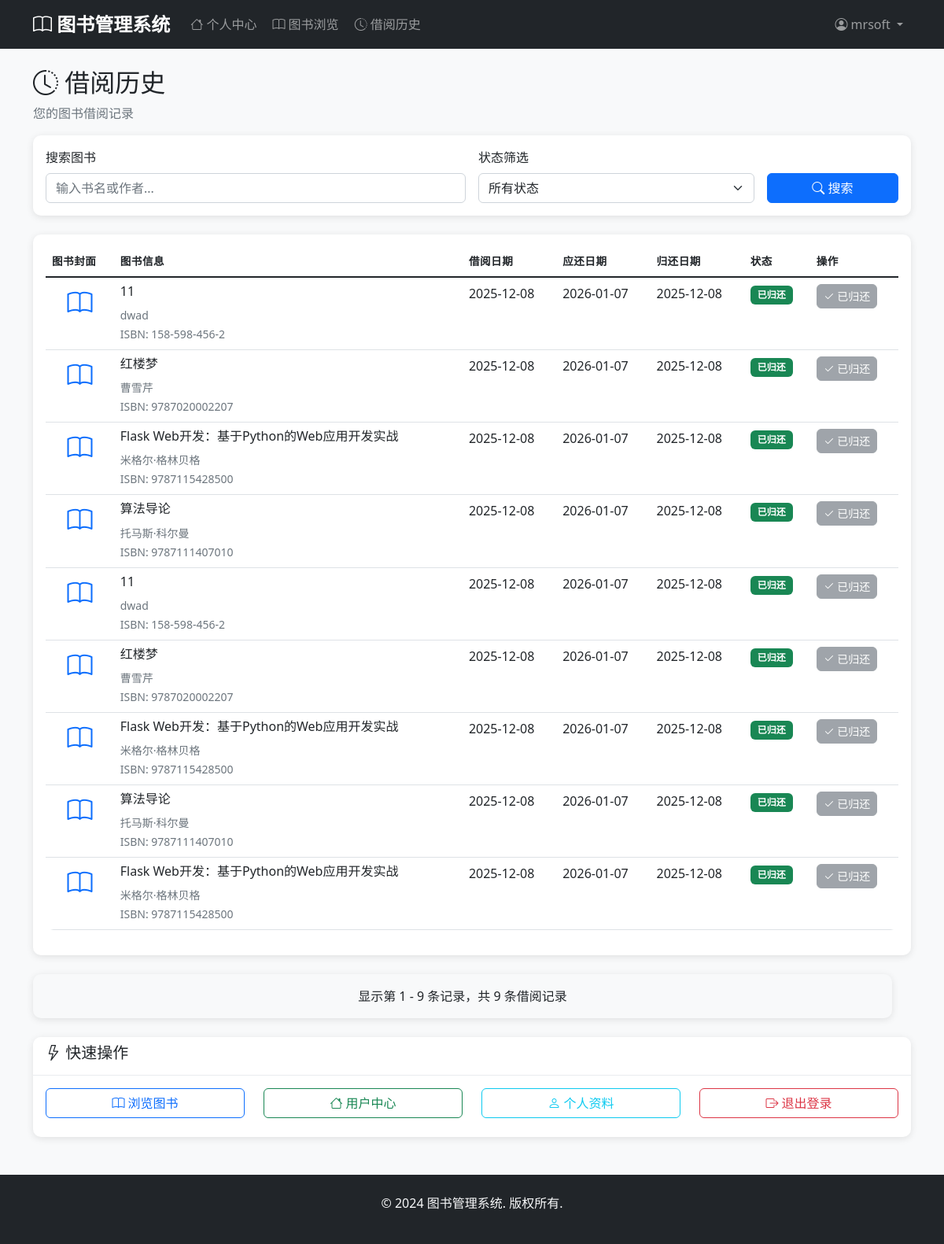
Before: /user/borrow-history (signed in) with the older database file.
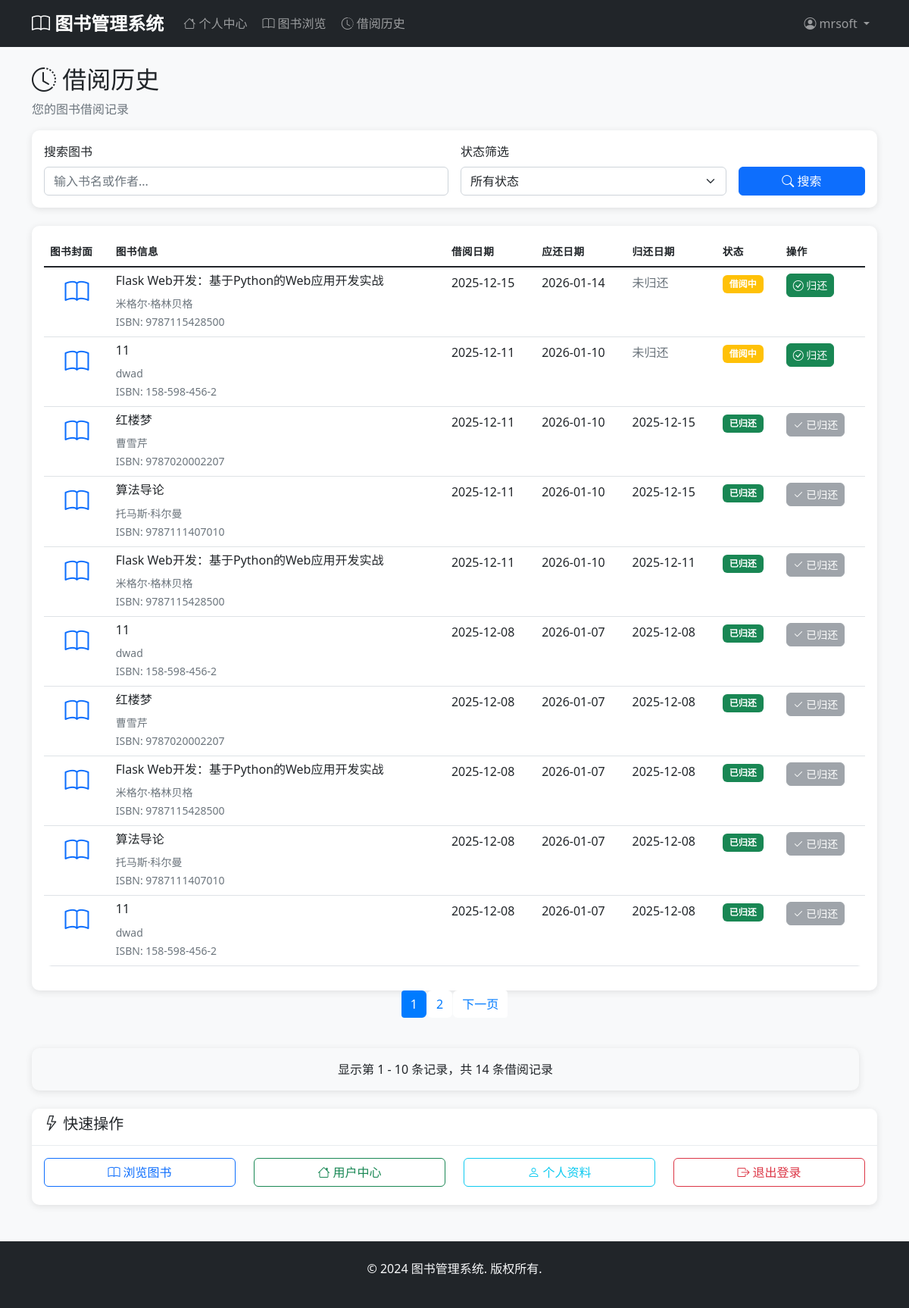
After: the same page with the newer database file.
### models.py (models this page shows, shortened)
class BorrowRecord(db.Model):
    __tablename__ = 'borrow_records'
    id = db.Column(db.Integer, primary_key=True)
    user_id = db.Column(db.Integer, db.ForeignKey('users.id'), nullable=False)
    book_id = db.Column(db.Integer, db.ForeignKey('books.id'), nullable=False)
    borrow_date = db.Column(db.DateTime, default=datetime.utcnow)
    due_date = db.Column(db.DateTime, nullable=False)
    return_date = db.Column(db.DateTime)
    status = db.Column(db.String(20), default='borrowed')  # borrowed, returned, overdue
    created_at = db.Column(db.DateTime, default=datetime.utcnow)
    def is_overdue(self):
        if self.return_date:
            return False
        return datetime.utcnow() > self.due_date

class Book(db.Model):
    __tablename__ = 'books'
    id = db.Column(db.Integer, primary_key=True)
    title = db.Column(db.String(200), nullable=False)
    author = db.Column(db.String(100), nullable=False)
    isbn = db.Column(db.String(20), unique=True, nullable=False)
    publisher = db.Column(db.String(100))
    publication_date = db.Column(db.Date)
    quantity = db.Column(db.Integer, default=1)
    available_quantity = db.Column(db.Integer, default=1)
    description = db.Column(db.Text)
    category_id = db.Column(db.Integer, db.ForeignKey('categories.id'), nullable=False)
    created_at = db.Column(db.DateTime, default=datetime.utcnow)
    updated_at = db.Column(db.DateTime, default=datetime.utcnow, onupdate=datetime.utcnow)
    borrow_records = db.relationship('BorrowRecord', backref='book', lazy=True)

### app.py (the view)
@app.route('/user/borrow-history')
@login_required
def borrow_history():
    if isinstance(current_user, Admin):
        abort(403)
    page = request.args.get('page', 1, type=int)
    search = request.args.get('search', '')
    status = request.args.get('status', '')
    query = BorrowRecord.query.filter_by(user_id=current_user.id)
    if search:
        query = query.join(Book).filter(
            Book.title.contains(search) | Book.author.contains(search)
        )
    if status == 'borrowed':
        query = query.filter_by(status='borrowed')
    elif status == 'returned':
        query = query.filter_by(status='returned')
    elif status == 'overdue':
        query = query.filter(
            BorrowRecord.status == 'borrowed',
            BorrowRecord.due_date < datetime.utcnow()
        )
    records = query.order_by(BorrowRecord.created_at.desc()).paginate(
        page=page, per_page=10, error_out=False
    )
    return render_template('user/borrow_history.html',
                         records=records,
                         search=search,
                         status=status)

### app.py (called while the page is built)
@login_manager.user_loader
def load_user(user_id):
    try:
        user_id = int(user_id)
        admin = Admin.query.get(user_id)
        if admin:
            return admin
        user = User.query.get(user_id)
        return user
    except (ValueError, TypeError):
        return None

### templates/user/borrow_history.html (shortened to what the changed rows need)
{% extends "base.html" %}
{% block content %}
<div class="row">
    <div class="col-12">
        <h2><i class="bi bi-clock-history"></i> 借阅历史</h2>
    </div>
</div>
<div class="row">
    {% if records.items %}
        <div class="col-12">
            <div class="card">
                <div class="card-body">
                    <div class="table-responsive">
                        <table class="table table-hover">
                            <thead>
                                <tr>
                                    <th>图书封面</th>
                                    <th>图书信息</th>
                                    <th>借阅日期</th>
                                    <th>应还日期</th>
                                    <th>归还日期</th>
                                    <th>状态</th>
                                    <th>操作</th>
                                </tr>
                            </thead>
                            <tbody>
                                {% for record in records.items %}
                                    <tr>
                                        <td class="text-center">
                                            <i class="bi bi-book text-primary" style="font-size: 2rem;"></i>
                                        </td>
                                        <td>
                                            <h6>{{ record.book.title }}</h6>
                                            <small class="text-muted">{{ record.book.author }}</small><br>
                                            <small class="text-muted">ISBN: {{ record.book.isbn }}</small>
                                        </td>
                                        <td>{{ record.borrow_date.strftime('%Y-%m-%d') }}</td>
                                        <td>{{ record.due_date.strftime('%Y-%m-%d') }}</td>
                                        <td>
                                            {% if record.return_date %}
                                                {{ record.return_date.strftime('%Y-%m-%d') }}
                                            {% else %}
                                                <span class="text-muted">未归还</span>
                                            {% endif %}
                                        </td>
                                        <td>
                                            {% if record.status == 'borrowed' %}
                                                {% if record.is_overdue() %}
                                                    <span class="badge bg-danger">已逾期</span>
                                                {% else %}
                                                    <span class="badge bg-warning">借阅中</span>
                                                {% endif %}
                                            {% elif record.status == 'returned' %}
                                                <span class="badge bg-success">已归还</span>
                                            {% endif %}
                                        </td>
                                        <td>
                                            {% if record.status == 'borrowed' %}
                                                <a href="{{ url_for('return_book', record_id=record.id) }}"
                                                   class="btn btn-sm btn-success"
                                                   onclick="return confirm('确定要归还《{{ record.book.title }}》吗？')">
                                                    <i class="bi bi-check-circle"></i> 归还
                                                </a>
                                            {% else %}
                                                <button class="btn btn-sm btn-secondary" disabled>
                                                    <i class="bi bi-check2"></i> 已归还
                                                </button>
                                            {% endif %}
                                        </td>
                                    </tr>
                                {% endfor %}
                            </tbody>
                        </table>
                    </div>
                </div>
            </div>
        </div>
        {% if records.pages > 1 %}
            <nav aria-label="借阅记录分页">
                <ul class="pagination justify-content-center">
                    {% for page_num in records.iter_pages() %}
                        {% if page_num %}
                            {% if page_num != records.page %}
                                <li class="page-item">
                                    <a class="page-link" href="{{ url_for('borrow_history', page=page_num, search=search, status=status) }}">
                                        {{ page_num }}
                                    </a>
                                </li>
                            {% else %}
                                <li class="page-item active">
                                    <span class="page-link">{{ page_num }}</span>
                                </li>
                            {% endif %}
                        {% else %}
                            <li class="page-item disabled">
                                <span class="page-link">...</span>
                            </li>
                        {% endif %}
                    {% endfor %}
                    {% if records.has_next %}
                        <li class="page-item">
                            <a class="page-link" href="{{ url_for('borrow_history', page=records.next_num, search=search, status=status) }}">
                                下一页
                            </a>
                        </li>
                    {% endif %}
                </ul>
            </nav>
        {% endif %}
        <div class="row mt-4">
            <div class="col-12">
                <div class="card bg-light">
                    <div class="card-body text-center">
                        <p class="mb-0">
                            显示第 {{ (records.page - 1) * records.per_page + 1 }} -
                            {{ records.page * records.per_page if records.page * records.per_page < records.total else records.total }}
                            条记录，共 {{ records.total }} 条借阅记录
                        </p>
                    </div>
                </div>
            </div>
        </div>
    {% endif %}
</div>
{% endblock %}

Changed rows visible on the page:
no longer on this page (row unchanged): BorrowRecord: book "红楼梦", book.author "曹雪芹", book.isbn "9787020002207", borrow_date "2025-12-08", due_date "2026-01-07", return_date "2025-12-08", status "已归还"
no longer on this page (row unchanged): BorrowRecord: book "Flask Web开发：基于Python的Web应用开发实战", book.author "米格尔·格林贝格", book.isbn "9787115428500", borrow_date "2025-12-08", due_date "2026-01-07", return_date "2025-12-08", status "已归还"
no longer on this page (row unchanged): BorrowRecord: book "算法导论", book.author "托马斯·科尔曼", book.isbn "9787111407010", borrow_date "2025-12-08", due_date "2026-01-07", return_date "2025-12-08", status "已归还"
no longer on this page (row unchanged): BorrowRecord: book "Flask Web开发：基于Python的Web应用开发实战", book.author "米格尔·格林贝格", book.isbn "9787115428500", borrow_date "2025-12-08", due_date "2026-01-07", return_date "2025-12-08", status "已归还"
added BorrowRecord: book "Flask Web开发：基于Python的Web应用开发实战", book.author "米格尔·格林贝格", book.isbn "9787115428500", borrow_date "2025-12-15", due_date "2026-01-14", shows "未归还", status "借阅中"
added BorrowRecord: book "11", book.author "dwad", book.isbn "158-598-456-2", borrow_date "2025-12-11", due_date "2026-01-10", shows "未归还", status "借阅中"
added BorrowRecord: book "红楼梦", book.author "曹雪芹", book.isbn "9787020002207", borrow_date "2025-12-11", due_date "2026-01-10", return_date "2025-12-15", status "已归还"
added BorrowRecord: book "算法导论", book.author "托马斯·科尔曼", book.isbn "9787111407010", borrow_date "2025-12-11", due_date "2026-01-10", return_date "2025-12-15", status "已归还"
added BorrowRecord: book "Flask Web开发：基于Python的Web应用开发实战", book.author "米格尔·格林贝格", book.isbn "9787115428500", borrow_date "2025-12-11", due_date "2026-01-10", return_date "2025-12-11", status "已归还"
Other visible differences:
{{ records.total }}: "9" → "14"
new list line: "1"
new list line: "2"
text no longer shown: "9"
text now shown: "下一页 10"
